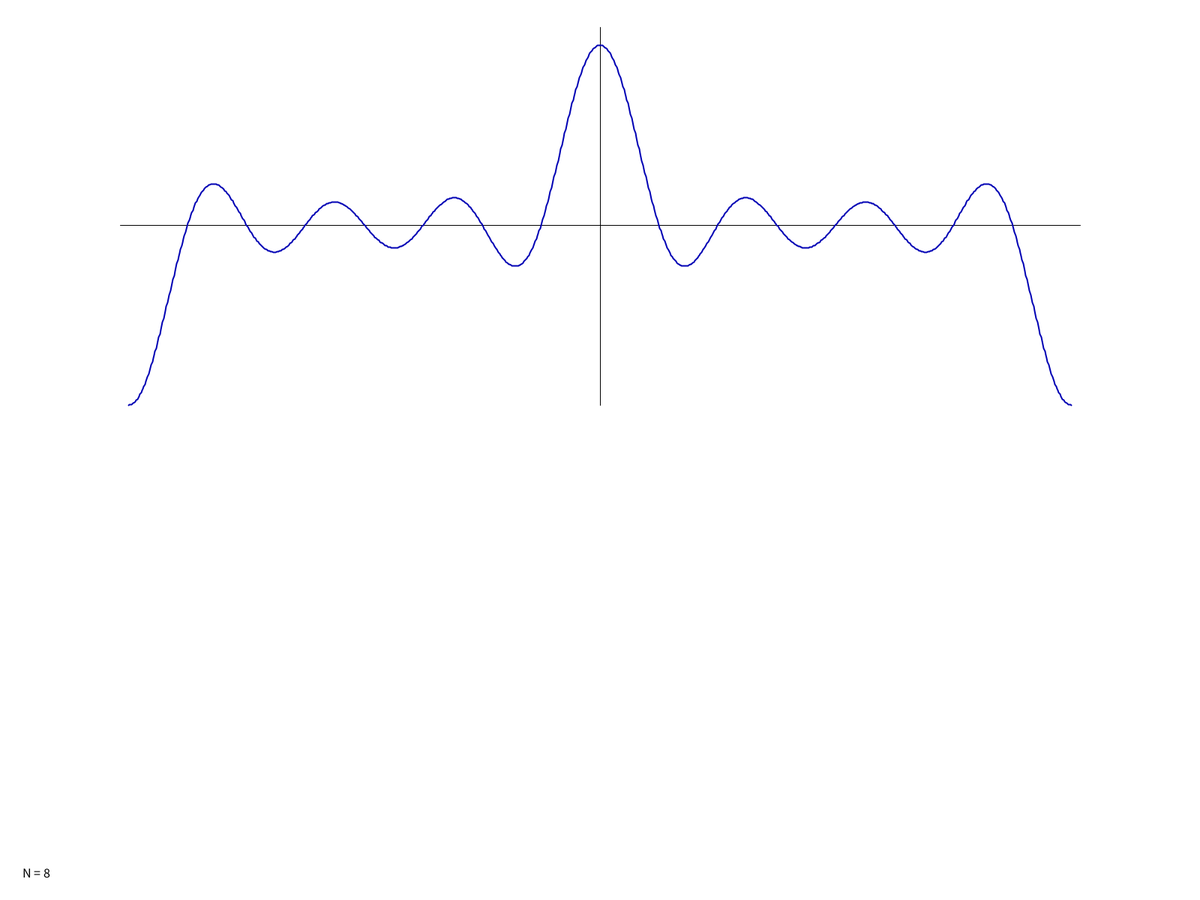
Frame 1 (no input)
Frame 60 (the mouse pressed at the canvas centre just before this capture): identical to frame 1, image omitted
Frame 120 (the mouse held since frame 60 and released just before this capture): identical to frame 1, image omitted

The Processing sketch that drew this single still picture (run headless with seeded random() and noise(); from frame 60 on, the mouse is pressed at the canvas centre):

// Processing sketch: PortlandWeighting
// ── PortlandWeighting.pde
PShape s;
int L = 1000;
int N = 8;
int mode = 0;

void setup() {
  fullScreen(2);
//  size(1024, 768);
  s = createShape();
  s.beginShape();
  s.stroke(0, 0, 180);
  s.strokeWeight(2);
  s.noFill();
  for (int n = 0; n < L; n++) {
    float kd = 2.0*(float)n*PI/(L-1)-PI;
    s.vertex(kd*width/8.0, -height*.2*sin(N*kd)/N/sin(kd));
  }
  s.endShape();
  textSize(18);
}

void draw() {
  float shift = 4.0*PI/N*(mouseX-width/2.0)/width;
  float wt = 1.5*mouseY/(float)(height);
  background(255);
  pushMatrix();
  translate(width/2, height/4);
  line(-width*.4,0,width*.4,0);
  line(0,-height*.22,0,height*.2);
  shape(s, 0, 0);

  if (mode > 0) {
    PShape [] x = new PShape[2];
    for(int m = 0; m < min(mode,2); m++){
    x[m] = createShape();
    x[m].beginShape();
    x[m].stroke(180, 0, 0);
    x[m].strokeWeight(2);
    x[m].noFill();
    for (int n = 0; n < L; n++) {
      float kd = 2.0*(float)n*PI/(L-1)-PI - shift*(m==0?1:-1);
      x[m].vertex((kd + shift *(m==0?1:-1))*width/8.0, -wt*height*.2*sin(N*kd)/N/sin(kd));
    }
    x[m].endShape();
    shape(x[m], 0, 0);
    }
    PShape y;
    y = createShape();
    y.beginShape();
    y.stroke(0, 180, 0);
    y.strokeWeight(2);
    y.noFill();
    for (int n = 0; n < L; n++)
      y.vertex(0, 0);
    y.endShape();
    for (int n = 0; n < L; n++)
    {
      PVector p = x[0].getVertex(n).add(s.getVertex(n));
      if(mode > 1)
        p.y += x[1].getVertex(n).y;
      p.x /= 2;
      if(mode == 3) p.y = -30.0*log(abs(p.y));
      y.setVertex(n, p);
    }
    translate(0, width*.3);
  line(-width*.4,0,width*.4,0);
  line(0,-height*.22,0,height*.2);
    shape(y, 0, 0);
  }
  popMatrix();
  fill(0);
  text("N = 8", 30, height-30);
  if(mode > 0){
    text("Kd shift = " + nf(shift/PI*8) + " x π/8", 30, 30);
    text("Amplitude = " + nf(wt), 30, 60);
  }
  noFill();
}

void mouseClicked(){
  mode++;
  if(mode > 3) mode = 0;
}
